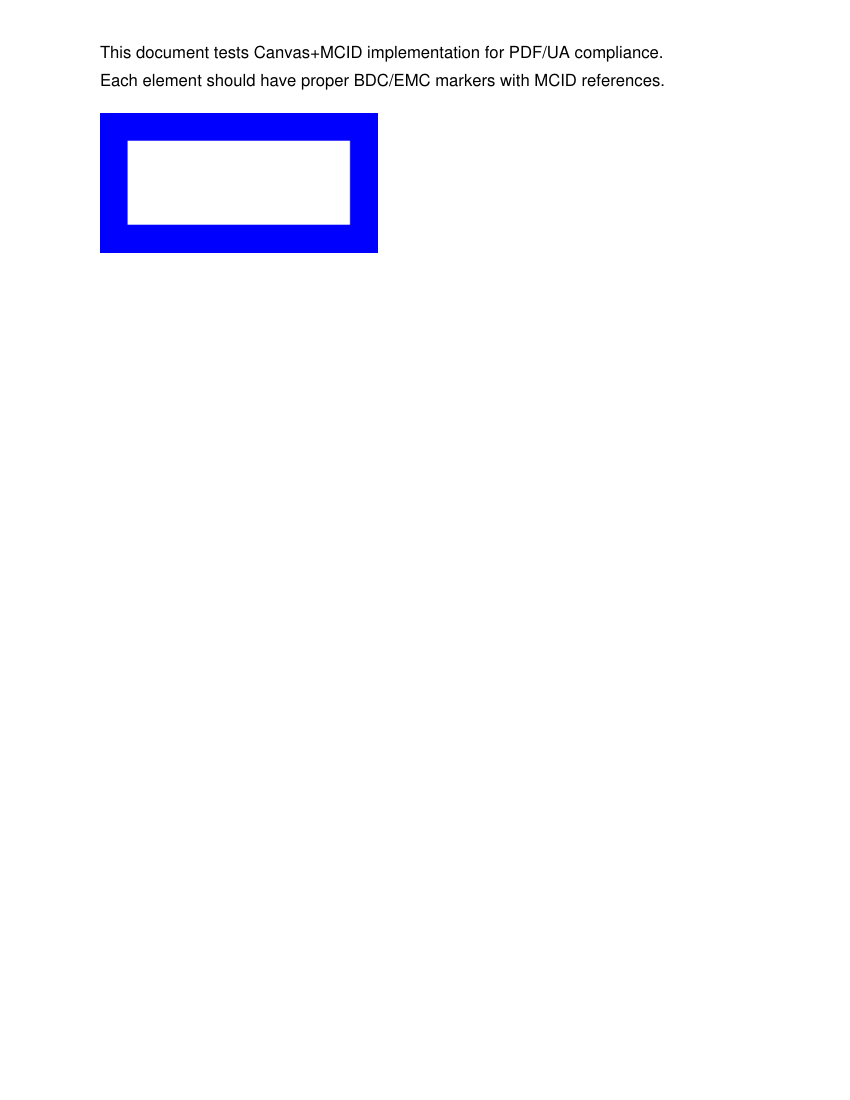

This chart was generated by the following Python code:
#!/usr/bin/env python3
"""
Test script for Canvas+MCID PDF/UA compliance implementation
Tests the new Canvas-based approach with proper BDC/EMC and MCID linking
"""

import logging
import sys
import tempfile
from pathlib import Path

# Setup paths
project_root = Path(__file__).parent
sys.path.insert(0, str(project_root / "shared"))
sys.path.insert(0, str(project_root / "core"))

from pdf_accessibility_recreator import PDFAccessibilityRecreator
from PIL import Image
import numpy as np

def create_simple_test_image():
    """Create a simple test image for MCID testing."""
    # Create a simple blue rectangle with white text area
    img_array = np.zeros((100, 200, 3), dtype=np.uint8)
    img_array[:, :, 2] = 255  # Blue channel
    img_array[20:80, 20:180, :] = 255  # White rectangle in middle
    
    img = Image.fromarray(img_array)
    temp_file = tempfile.NamedTemporaryFile(suffix='.png', delete=False)
    img.save(temp_file.name)
    temp_file.close()
    return temp_file.name

def test_canvas_mcid_implementation():
    """Test the Canvas+MCID implementation with a simple single-page PDF."""
    
    # Set up logging
    logging.basicConfig(
        level=logging.DEBUG,
        format='%(asctime)s - %(name)s - %(levelname)s - %(message)s'
    )
    
    logger = logging.getLogger(__name__)
    
    print("Canvas+MCID PDF/UA Compliance Test")
    print("=" * 50)
    
    try:
        # Create simple test image
        test_image = create_simple_test_image()
        print(f"Created test image: {test_image}")
        
        # Create mock extracted content with single page and single image
        content = {
            'metadata': {
                'title': 'Canvas+MCID Test Document',
                'author': 'PDF ALT Text Generator - Canvas Test',
                'subject': 'Testing Canvas+MCID PDF/UA implementation',
            },
            'pages': [
                {
                    'page_number': 1,
                    'page_size': (612, 792),
                    'text_blocks': [
                        {
                            'text': 'This document tests Canvas+MCID implementation for PDF/UA compliance.',
                            'bbox': (100, 700, 500, 720),
                            'fonts': [{'font': 'Helvetica', 'size': 12, 'flags': 0}]
                        },
                        {
                            'text': 'Each element should have proper BDC/EMC markers with MCID references.',
                            'bbox': (100, 650, 500, 670),
                            'fonts': [{'font': 'Helvetica', 'size': 12, 'flags': 0}]
                        }
                    ],
                    'images': [
                        {
                            'image_index': 0,
                            'temp_path': test_image,
                            'bbox': (100, 400, 200, 100),
                            'format': 'png',
                            'width': 200,
                            'height': 100,
                            'key': 'page_1_image_0'
                        }
                    ]
                }
            ]
        }
        
        # ALT text mapping
        alt_text_mapping = {
            'page_1_image_0': 'Blue rectangle with white center area for Canvas+MCID testing'
        }
        
        # Output path
        output_path = project_root / "test_canvas_mcid.pdf"
        
        print(f"Output PDF: {output_path}")
        print()
        
        # Create accessible PDF using Canvas+MCID approach
        recreator = PDFAccessibilityRecreator()
        result = recreator._create_accessible_pdf(content, alt_text_mapping, str(output_path))
        
        print("Canvas+MCID Test Results:")
        print(f"  Creation successful: {result}")
        
        if result:
            print(f"✅ Canvas+MCID PDF created: {output_path}")
            print()
            print("Expected PDF features:")
            print("  ✅ BDC/EMC marked content sequences in page content streams")
            print("  ✅ MCID numbers linking page content to structure elements")
            print("  ✅ Structure tree with Figure and P elements")
            print("  ✅ ParentTree mapping MCIDs back to structure elements")
            print("  ✅ /MarkInfo << /Marked true >> in document catalog")
            print("  ✅ PDF/UA XMP metadata with pdfuaid:part='1'")
            print()
            print("To verify BDC/EMC operators:")
            print("  1. Open PDF in text editor and search for 'BDC' and 'EMC'")
            print("  2. Look for '/Figure <</MCID n>> BDC' patterns")
            print("  3. Check structure tree has proper K arrays with MCID refs")
            print("  4. Test with screen reader for proper ALT text reading")
        else:
            print("❌ Canvas+MCID PDF creation failed!")
            return 1
        
        # Clean up test image
        Path(test_image).unlink(missing_ok=True)
        
    except Exception as e:
        logger.error(f"Test failed: {e}")
        print(f"Error: {e}")
        return 1
    
    return 0

if __name__ == "__main__":
    exit(test_canvas_mcid_implementation())